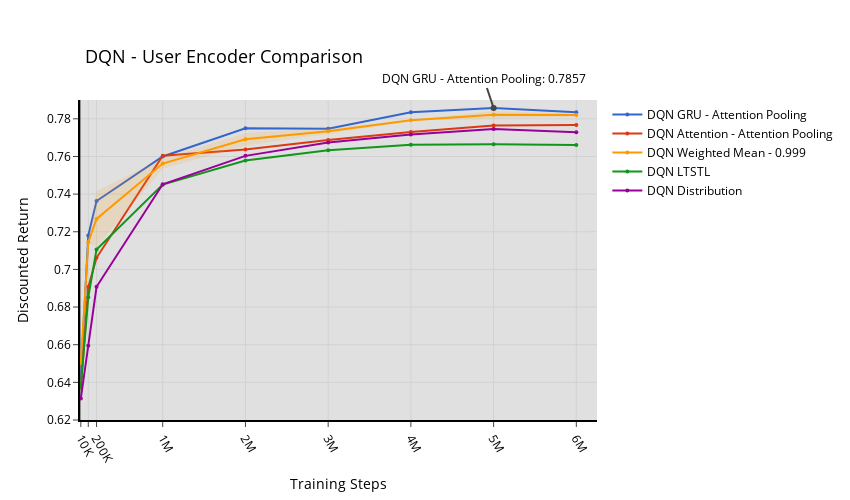

The notebook cell this image was saved under:
### Code cell
fig = go.Figure()

for i in range(n_models):
    returns_mean = models_returns_mean[i]
    returns_std = models_returns_std[i]

    fig.add_trace(
        go.Scatter(
            x=indices,
            y=returns_mean,
            mode="markers+lines",
            name=model_legend_names[i],
            marker=dict(
                size=4,
                color=colorway[i]
            ),
        )
    )

    fig.add_trace(
        go.Scatter(
            x=indices + indices[::-1],
            y=list(returns_mean + returns_std) + \
              list(returns_mean - returns_std)[::-1],
            fill="tozerox",
            fillcolor=fillcolors[i],
            line_color="rgba(255,255,255,0)",
            showlegend=False
        )
    )

argmax = np.argmax(models_returns_mean) % len(models_returns_mean[0])
best_model = np.argmax(models_returns_mean) // len(models_returns_mean[0])
max = np.max(models_returns_mean)
fig.add_annotation(
    x=indices[argmax],
    y=max,
    text=f"{model_legend_names[best_model]}: {max:.4f}",
    showarrow=True,
    arrowhead=6,
    arrowsize=0.75
)

fig.update_layout(
    title=title,
    xaxis=dict(
        tickangle=60,
        tickvals=indices,
        ticktext=ticktext,
        range=[0, 6_250_000],
        title="Training Steps"
    ),
    yaxis=dict(
        range=[0.62, 0.79],
        dtick=0.02,
        title="Discounted Return"
    ),
    width=850, height=500,
    template=template
)
fig.update_yaxes(template.layout.yaxis)
fig.update_xaxes(template.layout.xaxis)
fig.show()
fig.write_image(f"./visualizations/results/{save_title}.pdf")

### Figure 1 — Plotly figure (JSON) as saved in the notebook; plotly's stock layout.template omitted (floating-point values rounded to 4 significant figures)
{"data": [{"marker": {"color": "#3366CC", "size": 4}, "mode": "markers+lines", "name": "DQN GRU - Attention Pooling", "type": "scatter", "x": [10000, 100000, 200000, 1000000, 2000000, 3000000, 4000000, 5000000, 6000000], "y": [0.6425, 0.718, 0.7364, 0.76, 0.775, 0.7747, 0.7835, 0.7857, 0.7835]}, {"fill": "tozerox", "fillcolor": "rgba(51, 102, 204, 0.15)", "line": {"color": "rgba(255,255,255,0)"}, "showlegend": false, "type": "scatter", "x": [10000, 100000, 200000, 1000000, 2000000, 3000000, 4000000, 5000000, 6000000, 6000000, 5000000, 4000000, 3000000, 2000000, 1000000, 200000, 100000, 10000], "y": [0.6425, 0.718, 0.7364, 0.76, 0.775, 0.7747, 0.7835, 0.7857, 0.7835, 0.7835, 0.7857, 0.7835, 0.7747, 0.775, 0.76, 0.7364, 0.718, 0.6425]}, {"marker": {"color": "#DC3912", "size": 4}, "mode": "markers+lines", "name": "DQN Attention - Attention Pooling", "type": "scatter", "x": [10000, 100000, 200000, 1000000, 2000000, 3000000, 4000000, 5000000, 6000000], "y": [0.6372, 0.6906, 0.7062, 0.7604, 0.7637, 0.7688, 0.773, 0.7764, 0.7767]}, {"fill": "tozerox", "fillcolor": "rgba(220, 57, 18, 0.15)", "line": {"color": "rgba(255,255,255,0)"}, "showlegend": false, "type": "scatter", "x": [10000, 100000, 200000, 1000000, 2000000, 3000000, 4000000, 5000000, 6000000, 6000000, 5000000, 4000000, 3000000, 2000000, 1000000, 200000, 100000, 10000], "y": [0.6372, 0.6906, 0.7062, 0.7604, 0.7637, 0.7688, 0.773, 0.7764, 0.7767, 0.7767, 0.7764, 0.773, 0.7688, 0.7637, 0.7604, 0.7062, 0.6906, 0.6372]}, {"marker": {"color": "#FF9900", "size": 4}, "mode": "markers+lines", "name": "DQN Weighted Mean - 0.999", "type": "scatter", "x": [10000, 100000, 200000, 1000000, 2000000, 3000000, 4000000, 5000000, 6000000], "y": [0.6503, 0.7144, 0.7268, 0.7562, 0.7691, 0.7734, 0.7793, 0.7821, 0.782]}, {"fill": "tozerox", "fillcolor": "rgba(255, 153, 0, 0.15)", "line": {"color": "rgba(255,255,255,0)"}, "showlegend": false, "type": "scatter", "x": [10000, 100000, 200000, 1000000, 2000000, 3000000, 4000000, 5000000, 6000000, 6000000, 5000000, 4000000, 3000000, 2000000, 1000000, 200000, 100000, 10000], "y": [0.6574, 0.7151, 0.7417, 0.7589, 0.7725, 0.775, 0.7796, 0.7842, 0.7828, 0.7811, 0.7801, 0.779, 0.7719, 0.7658, 0.7535, 0.712, 0.7138, 0.6432]}, {"marker": {"color": "#109618", "size": 4}, "mode": "markers+lines", "name": "DQN LTSTL", "type": "scatter", "x": [10000, 100000, 200000, 1000000, 2000000, 3000000, 4000000, 5000000, 6000000], "y": [0.6377, 0.6852, 0.7106, 0.745, 0.7578, 0.7633, 0.7663, 0.7666, 0.7661]}, {"fill": "tozerox", "fillcolor": "rgba(16, 150, 24, 0.15)", "line": {"color": "rgba(255,255,255,0)"}, "showlegend": false, "type": "scatter", "x": [10000, 100000, 200000, 1000000, 2000000, 3000000, 4000000, 5000000, 6000000, 6000000, 5000000, 4000000, 3000000, 2000000, 1000000, 200000, 100000, 10000], "y": [0.6377, 0.6852, 0.7106, 0.745, 0.7578, 0.7633, 0.7663, 0.7666, 0.7661, 0.7661, 0.7666, 0.7663, 0.7633, 0.7578, 0.745, 0.7106, 0.6852, 0.6377]}, {"marker": {"color": "#990099", "size": 4}, "mode": "markers+lines", "name": "DQN Distribution", "type": "scatter", "x": [10000, 100000, 200000, 1000000, 2000000, 3000000, 4000000, 5000000, 6000000], "y": [0.6315, 0.6595, 0.6908, 0.7452, 0.7603, 0.7675, 0.7717, 0.7746, 0.7728]}, {"fill": "tozerox", "fillcolor": "rgba(153, 0, 153, 0.15)", "line": {"color": "rgba(255,255,255,0)"}, "showlegend": false, "type": "scatter", "x": [10000, 100000, 200000, 1000000, 2000000, 3000000, 4000000, 5000000, 6000000, 6000000, 5000000, 4000000, 3000000, 2000000, 1000000, 200000, 100000, 10000], "y": [0.6315, 0.6595, 0.6908, 0.7452, 0.7603, 0.7675, 0.7717, 0.7746, 0.7728, 0.7728, 0.7746, 0.7717, 0.7675, 0.7603, 0.7452, 0.6908, 0.6595, 0.6315]}], "layout": {"annotations": [{"arrowhead": 6, "arrowsize": 0.75, "showarrow": true, "text": "DQN GRU - Attention Pooling: 0.7857", "x": 5000000, "y": 0.7857}], "height": 500, "title": {"text": "DQN - User Encoder Comparison"}, "width": 850, "xaxis": {"linecolor": "black", "linewidth": 2, "range": [0, 6250000], "tickangle": 60, "ticks": "outside", "ticktext": ["10K", "", "200K", "1M", "2M", "3M", "4M", "5M", "6M"], "tickvals": [10000, 100000, 200000, 1000000, 2000000, 3000000, 4000000, 5000000, 6000000], "title": {"standoff": 15, "text": "Training Steps"}}, "yaxis": {"dtick": 0.02, "linecolor": "black", "linewidth": 2, "range": [0.62, 0.79], "ticks": "outside", "title": {"standoff": 15, "text": "Discounted Return"}}}}
